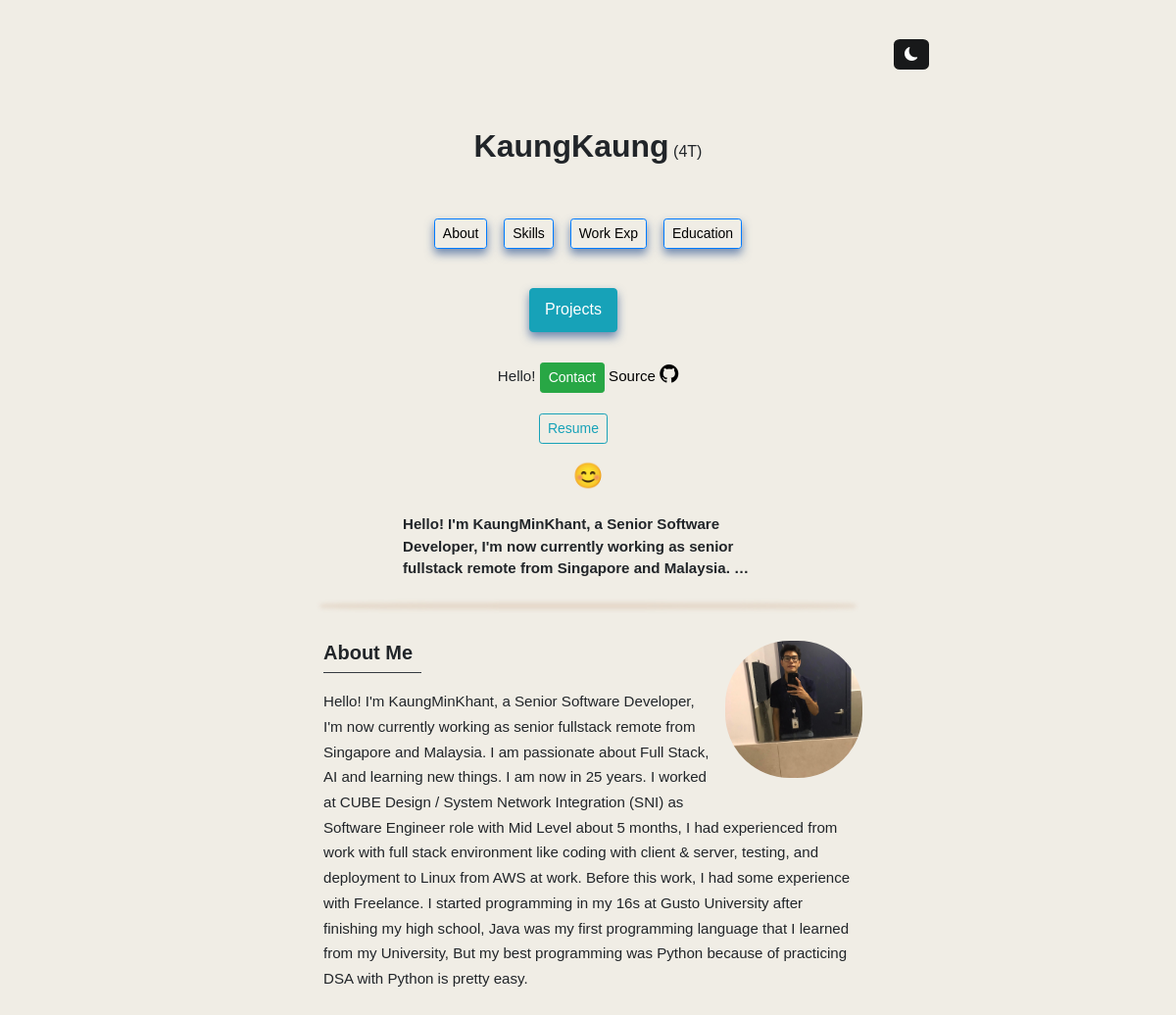
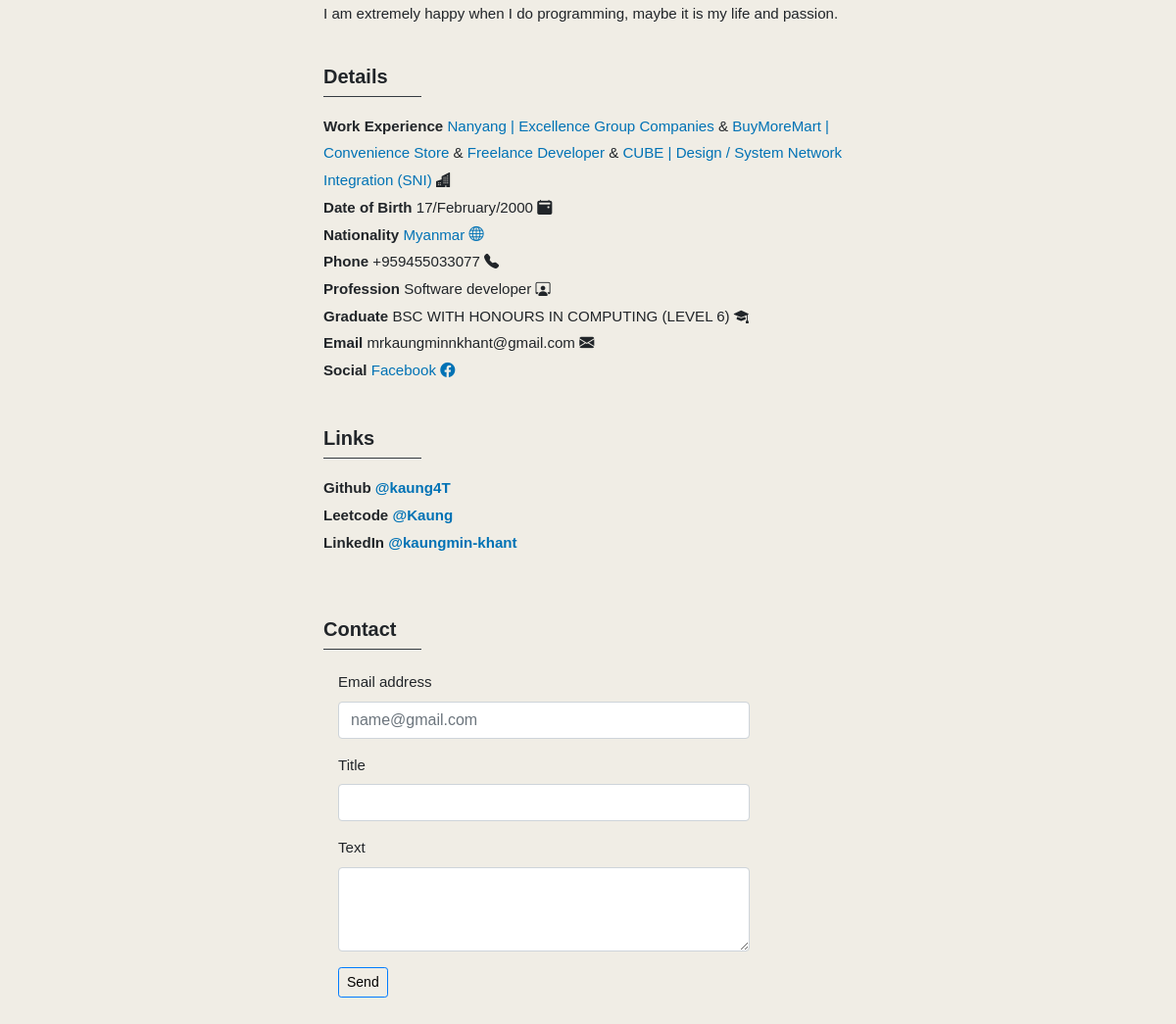
The page / on the database its author committed (2 pictures, top to bottom).
### display/models.py (models this page shows, shortened)
class About(models.Model):
    user = models.ForeignKey(Profile, default=None, on_delete=models.CASCADE)
    about = models.TextField()
    conclusion = models.CharField(max_length=255)
    dob = models.CharField(max_length=255)
    nation = models.CharField(max_length=255)
    phone = models.CharField(max_length=255)
    profession = models.CharField(max_length=255)
    email = models.CharField(max_length=255)
    github = models.CharField(max_length=255, null=True, blank=True)
    leet = models.CharField(max_length=255, null=True, blank=True)
    linked = models.CharField(max_length=255, null=True, blank=True)
    graduate = models.CharField(max_length=255, null=True, blank=True)
    nation_url = models.URLField(null=True, blank=True)
    work = models.CharField(max_length=255, null=True, blank=True)
    work_url = models.URLField(null=True, blank=True)
    facebook = models.URLField(null=True, blank=True)

class Profile(AbstractUser):
    image = models.ImageField(upload_to='media')

class Work(models.Model):
    user = models.ForeignKey(Profile, default=None, on_delete=models.CASCADE)
    title = models.CharField(max_length=225, null=True, blank=True)
    address = models.CharField(max_length=225, null=True, blank=True)
    role = models.CharField(max_length=255, null=True, blank=True)
    description = models.TextField(null=True, blank=True)
    tech = models.CharField(max_length=255, null=True, blank=True)
    date = models.DateField(null=True, blank=True)
    end_date = models.DateField(null=True, blank=True)
    url = models.URLField(null=True, blank=True)
    location = models.URLField(null=True, blank=True)
    image = models.ImageField(upload_to="work")

### display/views.py (the view, shortened to what this page needs)
# urls.py: 2. Add a URL to urlpatterns:  path('', views.home, name='home')
def home(request):
    about = About.objects.all()
    work = Work.objects.all().order_by('-id')
    return render(request, "index.html",
                 {"About":about, "Work": work})

### template/index.html (shortened to what this page needs)
{% extends 'main.html' %}
{% block content %}
{% include 'chain.html' %}
{% load static %}
<link rel="stylesheet" href="{% static 'style.css' %}">
{% include 'profile.html' %}
<div style="height:20px;"></div>
<html>
<head>
</head>
<body>
            {% for about in About %}
    <div class="context" style="font-size:15.1px;">
        <div class="context2" style="font-size:15.1px;">
        <div class="about2 animation4" style="margin:auto;font-family: Arial, Helvetica, sans-serif;">
    <p> <b>{{ about.about|truncatewords:19 }}</b> </p>
        </div>
        </div>
        <div class="box1 about2" style="height:1px;border-radius: 50%;margin:auto;"></div>
        <br><br>
<div class="image_div" style="">
    <a href="{{ about.user.image.url }}" target="_blank">
    <img class="image about" src="{{ about.user.image.url }}" alt="">
        </a>
        </div>
    <div class="about" style="margin:auto;">
            <h5><b>About Me</b></h5>
        <legend class="border-bottom border-dark mb-3" style="width:100px;"></legend>
        <p style="font-size:15.1px;line-height: 25.7px;">
            {{ about.about }}
            <br><br>
            {{ about.conclusion }}
        </p>
    </div>
        <br>
        <div class="about" style="font-size:15.1px;margin:auto;">
        <h5><b>Details</b></h5>
        <legend class="border-bottom border-dark mb-3" style="width:100px;"></legend>
            <ul class="nav flex-column" style="line-height: 27.7px;">
                            <li class="nav-item"><b>Work Experience</b>
                                    {% for each_work in Work %}
                                        {% if forloop.last %}
                                <a class="plink" href="{{ each_work.url }}" target="_blank" style="color:#0072B5;text-decoration:none;">{{each_work.title}}<a>
                                        {% else %}
                                <a class="plink" href="{{ each_work.url }}" target="_blank" style="color:#0072B5;text-decoration:none;">{{each_work.title}}<a> &
                                        {% endif %}
                                    {% endfor %}
                                <i class="bi bi-buildings-fill"></i>
                            </li>
                        <li class="nav-item"><b>Date of Birth</b> {{about.dob}} <i class="bi bi-calendar2-event-fill"></i></li>
                       <li class="nav-item"><b>Nationality</b> <a class="plink" href="{{about.nation_url}}" target="_blank" style="color:#0072B5;text-decoration:none;">{{about.nation}} <i class="bi bi-globe"></i></a></li>
                     <li class="nav-item"><b>Phone</b> {{about.phone}} <i class="bi bi-telephone-fill"></i></li>
                   <li class="nav-item"><b>Profession</b> {{about.profession}} <i class="bi bi-person-workspace"></i></li>
                <li class="nav-item"><b>Graduate</b> {{about.graduate}} <i class="bi bi-mortarboard-fill"></i></li>
              <li class="nav-item"><b>Email</b> {{about.email}} <i class="bi bi-envelope-fill"></i></li>
            <li class="nav-item"><b>Social</b> <a class="plink" href="{{about.facebook}}" target="_blank" style="color:#0072B5;text-decoration:none;">Facebook <i class="bi bi-facebook"></i></a></li>
            </ul>
            <div style="height:43.5px;"></div>
            <h5><b>Links</b></h5>
        <legend class="border-bottom border-dark mb-3" style="width:100px;"></legend>
                    <ul class="nav flex-column" style="line-height: 27.7px;">
        <li class="nav-item"><b>Github <a class="plink" style="color:#0072B5;" href="{{about.github}}" target="_blank">@kaung4T</a></b></li>
        <li class="nav-item"><b>Leetcode <a class="plink" style="color:#0072B5;" href="{{about.leet}}" target="_blank">@Kaung</a></b></li>
        <li class="nav-item"><b>LinkedIn <a class="plink" style="color:#0072B5;" href="{{about.linked}}" target="_blank">@kaungmin-khant</a></b></li>
            </ul>
        </div>
        <div id="contact" class="about2" style="font-size:15.1px;margin:auto;margin-top:63px;">
            <h5><b>Contact</b></h5>
        <legend class="border-bottom border-dark mb-3" style="width:100px;"></legend><br>
            <form id="form" method="POST" action="{% url 'index' %}" enctype="multipart/form-data">
                <div class="mb-3">
                        <div class="col-sm-10">
                <label class="form-label">Email address</label>
      <input type="email" class="form-control" placeholder="name@gmail.com" name="email" id="email" required></div>
                    </div>
                <div class="mb-3">
                        <div class="col-sm-10">
                            <label class="form-label">Title</label>
      <input type="text" class="form-control" name="title" id="title" required></div>
                    </div>
        <div class="mb-3">
          <div class="col-sm-10">
              <label class="form-label">Text</label>
              <textarea class="form-control" rows="3" name="text" id="text" required></textarea></div>
                </div>
                <div class="col-sm-10">
        <button type="submit" class="animation2 na btn btn-sm btn-outline-primary mb-3">Send</button>
                </div>
            </form>
        </div>
    </div>
                {% endfor %}
</body>
<footer style="height:200px;"></footer>
</html>
{% endblock %}

### static/style.css (style rules this page uses)
.context { margin: auto; width: 45%; }
.context2 { width: 70%; margin-left: auto; margin-right: auto; }
.na { color:black; }
.image { min-width:140px; height:140px; object-fit: cover; border-radius: 47%; margin-left: 10px; margin-bottom:100px; }
body { min-width: 279px; background-color:#F0EDE5; margin: 0px auto; font-family: Tahoma,Verdana,Segoe,sans-serif; }
a { color:black; text-decoration:none; }
.plink { color:#0d6efd; }
img { transition: .3s ease-in-out; }
.about { animation: transition 1.00s; }
.about2 { animation: transition2 2s; }
.animation2 { transition: .3s; }
.animation4 { transition: .3s; }
html { scroll-behavior: smooth; }
.box1 { box-shadow: 0px 10px 4px 3px rgba(223, 207, 190,0.7); }
.image_div { float:right;width:140px;height:140px;margin-bottom: 20px; }

### rows shown on the page
About: about "Hello! I'm KaungMinKhant, a Senior Software Developer, I'm now currently working as senior fullstack remote from Singapore and Malaysia. …", user.image (picture), about "Hello! I'm KaungMinKhant, a Senior Software Developer, I'm now currently working as senior fullstack remote from Singapore and Malaysia. I am passionate about Full Stack, AI and learning new things. I am now in 25 years. I worked at CUBE Design / System Network Integration (SNI) as Software Engineer role with Mid Level about 5 months, I had experienced from work with full stack environment like coding with client & server, testing, and deployment to Linux from AWS at work. Before this work, I had some experience with Freelance. I started programming in my 16s at Gusto University after finishing my high school, Java was my first programming language that I learned from my University, But my…", conclusion "I am extremely happy when I do programming, maybe it is my life and passion.", dob "17/February/2000", nation "Myanmar", phone "+959455033077", profession "Software developer", graduate "BSC WITH HONOURS IN COMPUTING (LEVEL 6)", email "mrkaungminnkhant@gmail.com"
Work: title "Nanyang | Excellence Group Companies"
Work: title "BuyMoreMart | Convenience Store"
Work: title "Freelance Developer"
Work: title "CUBE | Design / System Network Integration (SNI)"
